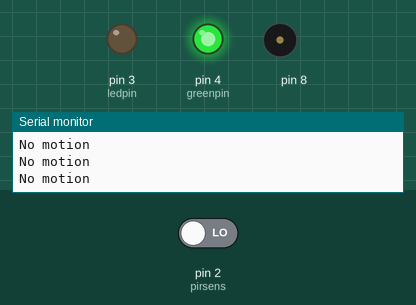
Simulated run of this sketch. Board: Arduino Uno, built with avr-gcc and run on an emulated ATmega328P. On the bench: output pins drawn as LEDs (lit = HIGH), buzzer (waves = sounding), the last lines printed to the serial monitor. Dashed ring = blinking. The test bench sets the inputs (shaded band); at power-on: pin 2 (pirsens) LOW.

Above: at 1.8 s.
1.9 s: pin 2 (pirsens) driven HIGH
At 3.4 s:
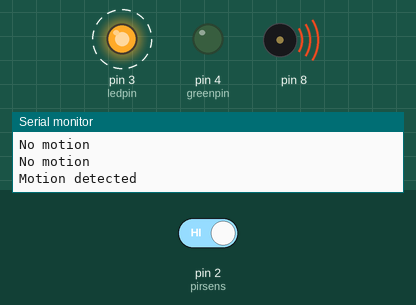
Timing chart, 0 to 10.9 s (numbered marks = the images above; inputs shaded):
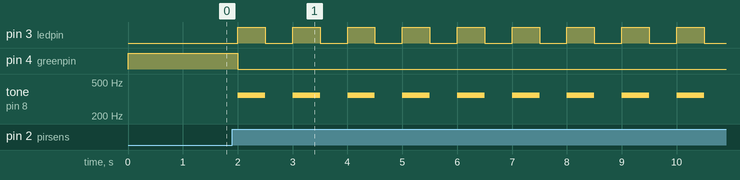

Measured:
- after the input at 1.9 s, pin 3 (ledpin): alternates HIGH for 0.50 s and LOW for 0.50 s, starting after 0.10 s; pin 4 (greenpin): HIGH → LOW after 0.10 s; tone on pin 8: alternates 350 Hz for 0.50 s and silent for 0.50 s, starting after 0.10 s

The sketch:

pir.ino
```cpp
#define pirsens 2
#define ledpin 3
#define greenpin 4

int val = 0;
int state = LOW;

void setup()
{
  Serial.begin(9600);
  pinMode(ledpin, OUTPUT);
  pinMode(pirsens, INPUT);
  pinMode(greenpin, OUTPUT);
  digitalWrite(greenpin, HIGH);
  digitalWrite(ledpin, LOW);
}

void loop()
{
  val = digitalRead(pirsens);
  state = LOW;
  if (val != 0) {
    digitalWrite(ledpin, HIGH);
    digitalWrite(greenpin, LOW);
    tone(8, 350);
    state = HIGH;
    delay(500);
    Serial.println("Motion detected");
    digitalWrite(ledpin, LOW);
    noTone(8);
  } else {
    Serial.println("No motion");
    digitalWrite(ledpin, LOW);
    digitalWrite(greenpin, HIGH);

    state = LOW;
  }
  delay(500);
}
```
